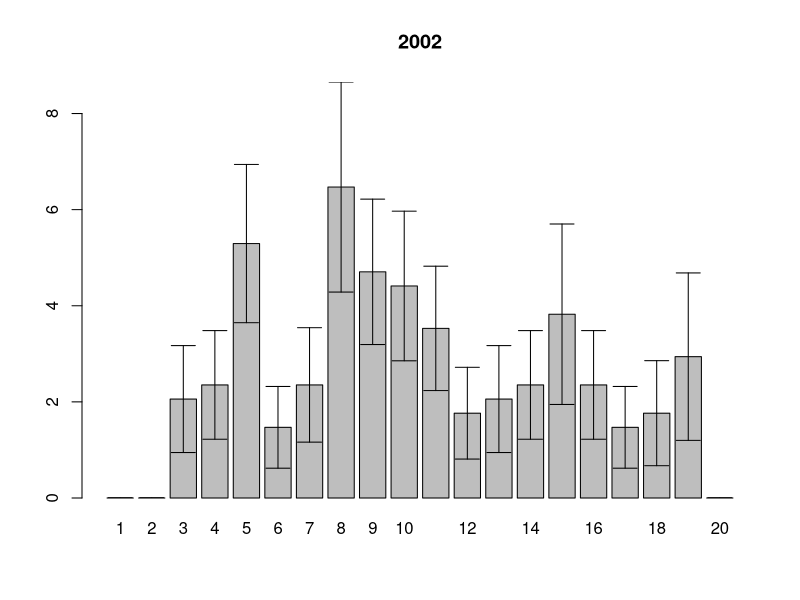
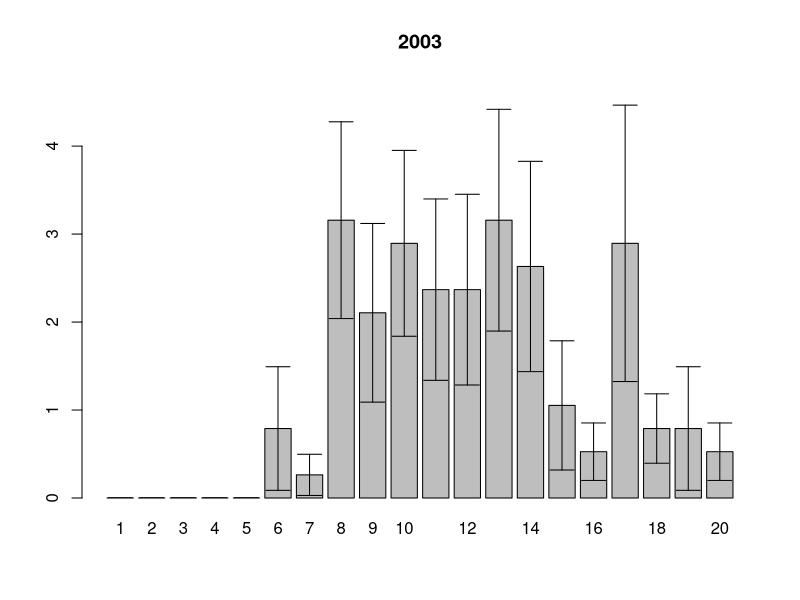
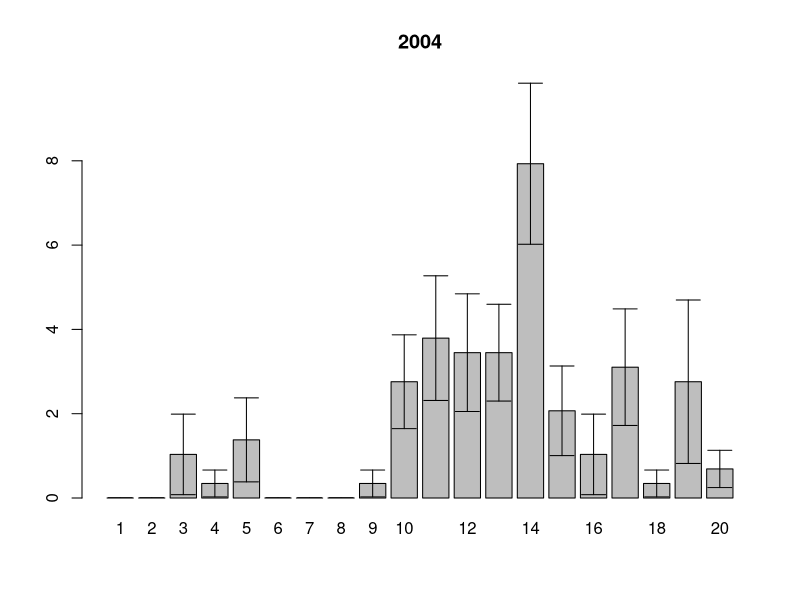
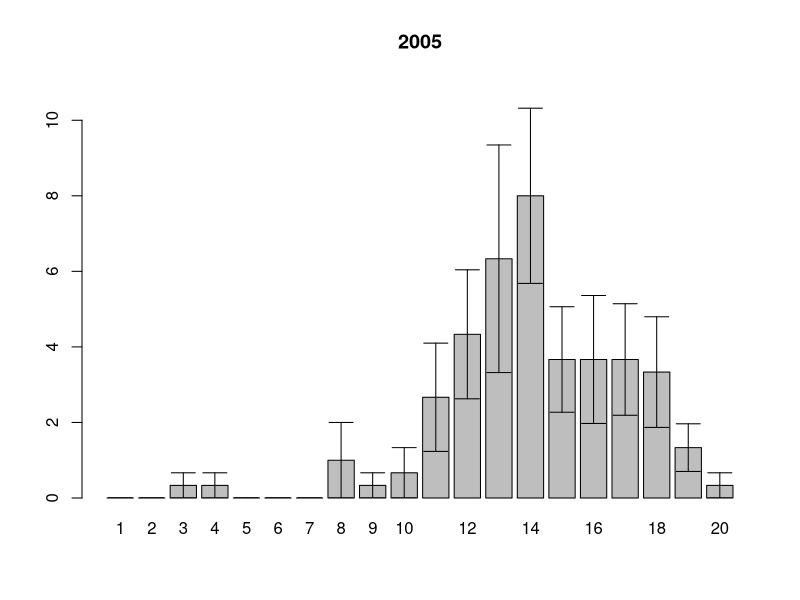
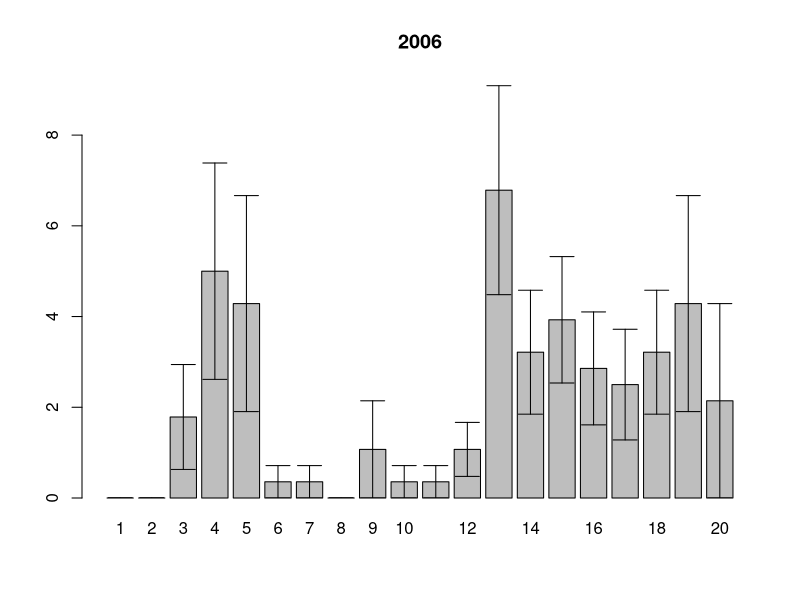
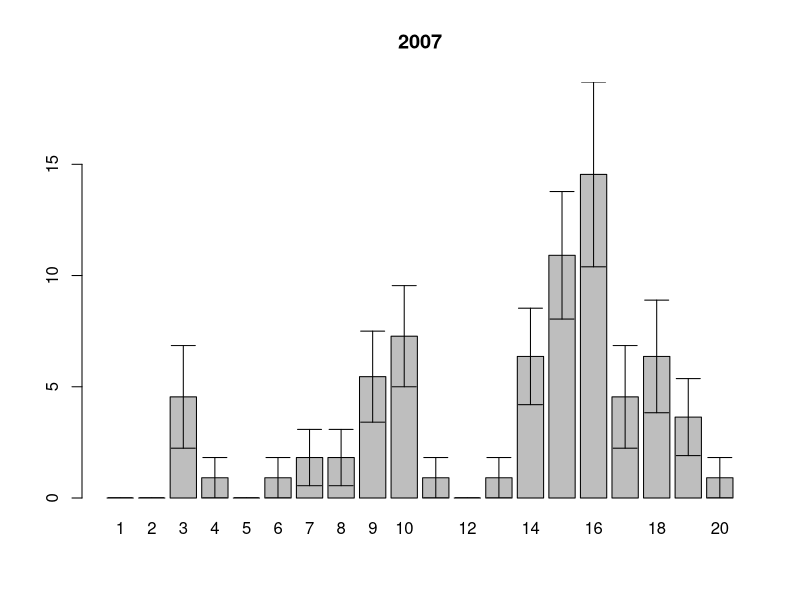
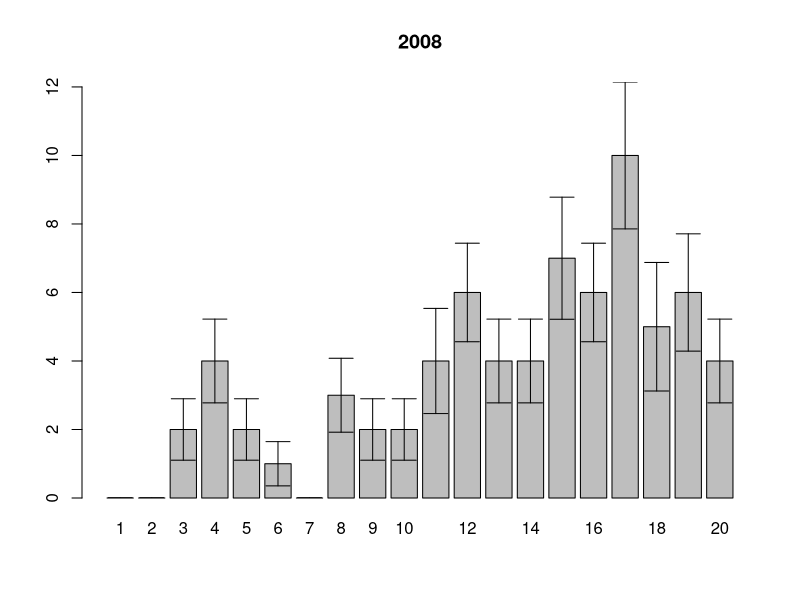
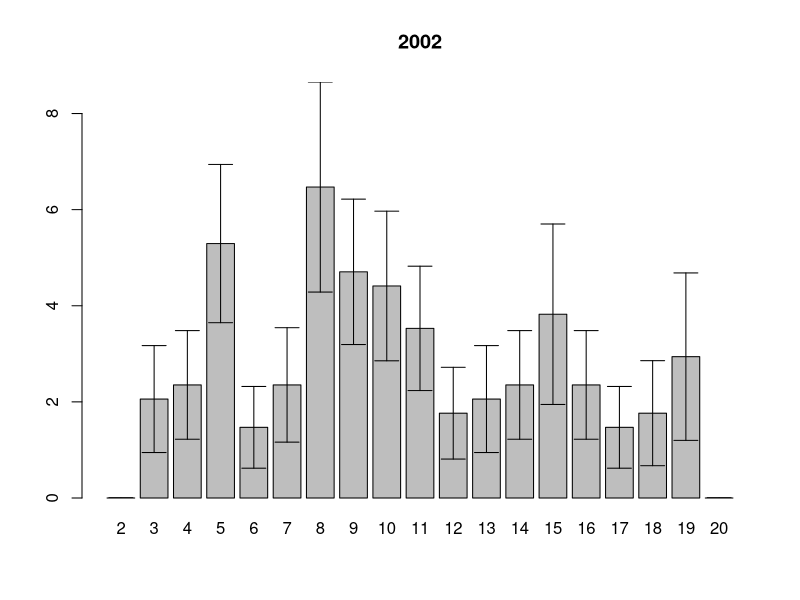

Reproduce these figures in R, in order. (Note: this script raises an error after producing the figures.)
setwd("~/Dropbox/PhD_thesis/PhD_thesis/Barenc_Sea/Dalnezeleneckaya/")
#setwd("~/note_backup_2013-04-13/PhD_thesis/White_Sea/Estuatiy_Luvenga")


ishodnik<-read.table(file="length.csv", sep=";", dec=",", head=T)
samples.names<-read.table(file="sample.csv", sep=";", dec=",", head=T)
samples.squares<-read.table(file="squares.csv", sep=";", dec=",", head=T)
attach(ishodnik)

## размерная структура суммарно по годам по горизонтам
Length.int<-cut(Length.mm, breaks=seq(0,20,1))

(size.str.table<-table(Length.int,year,sample))

size.str.df<-as.data.frame(size.str.table) # как таблица данных

#убираем те пробы которых на самом деле нету
for (i in 1:length(levels(size.str.df$year)))
{ (xxx<-size.str.df$sample[size.str.df$year==levels(size.str.df$year)[i] ]%in%
     samples.names$sample[samples.names$year==levels(size.str.df$year)[i]])
  antixxx<-as.logical(1-xxx)
  size.str.df$Freq[size.str.df$year==levels(size.str.df$year)[i]][antixxx]<-NA
}


# SUBSET - для фильтрации таблицы данных
# APPLY - кто-то из них для средней и СД по фрейму

#теперь на квадратный метр
size.str.sqmeter<-size.str.df
for (i in 1:length(levels(size.str.sqmeter$year)))
{
  size.str.sqmeter$Freq[size.str.sqmeter$year==levels(size.str.sqmeter$year)[i]]<-size.str.sqmeter$Freq[size.str.sqmeter$year==levels(size.str.sqmeter$year)[i]] * samples.squares$square[samples.squares$year==levels(size.str.sqmeter$year)[i]]
}

n.samples<-tapply(samples.names$sample,samples.names$year, length )

#subset(size.str.sqmeter,subset=size.str.sqmeter$year=="1992")

#и среднее??
# tapply выдает как резудьтат матрицу
(mean.sizestr.sqmeter<-t(tapply(size.str.sqmeter$Freq,INDEX=list(size.str.sqmeter$year, size.str.sqmeter$Length.int),FUN=mean, na.rm=T)))
mean.sqmeter.df<-as.data.frame(mean.sizestr.sqmeter)
(sd.sizestr.sqmeter<-tapply(size.str.sqmeter$Freq,INDEX=list(size.str.sqmeter$year, size.str.sqmeter$Length.int),FUN=sd, na.rm=T))

n.samples<-tapply(samples.names$sample,samples.names$year, length )

(sem.sizestr.sqmeter <-t(sd.sizestr.sqmeter/sqrt(as.vector(n.samples))))
sem.sqmeter.df<-as.data.frame(sem.sizestr.sqmeter)

##>2mm mean size structure
(mean.sizestr.sqmeter2<-mean.sizestr.sqmeter[2:20,])
mean.sqmeter.df2<-as.data.frame(mean.sizestr.sqmeter2)
(sd.sizestr.sqmeter2<-sd.sizestr.sqmeter[,2:20])

n.samples<-tapply(samples.names$sample,samples.names$year, length )

(sem.sizestr.sqmeter2<-t(sd.sizestr.sqmeter2/sqrt(as.vector(n.samples))))
sem.sqmeter.df2<-as.data.frame(sem.sizestr.sqmeter2)


length.class<-seq(1,20,1)
length.class2<-seq(2,20,1)


## size structure plot
#from R-book 
error.bars<-function(yv,z,nn){
  xv<-
    barplot(yv,ylim=c(0,(max(yv)+max(z))),names=nn)#,ylab=deparse(substitute(yv)))
  g=(max(xv)-min(xv))/50
  for (i in 1:length(xv)) {
    lines(c(xv[i],xv[i]),c(yv[i]+z[i],yv[i]-z[i]))
    lines(c(xv[i]-g,xv[i]+g),c(yv[i]+z[i], yv[i]+z[i]))
    lines(c(xv[i]-g,xv[i]+g),c(yv[i]-z[i], yv[i]-z[i]))
  }}


for (j in 1:length(colnames(mean.sizestr.sqmeter)))
{
  pdf(file=paste("DZ", colnames(mean.sizestr.sqmeter)[j], ".pdf",sep="_"))
  error.bars(yv=mean.sizestr.sqmeter[,j], nn=length.class, z=sem.sizestr.sqmeter[,j])
  title(main=colnames(mean.sizestr.sqmeter)[j], xlab="", ylab="")
  dev.off()
}

#>2mm
for (j in 1:length(colnames(mean.sizestr.sqmeter2)))
{
  pdf(file=paste("DZ2", colnames(mean.sizestr.sqmeter2)[j], ".pdf",sep="_"))
  error.bars(yv=mean.sizestr.sqmeter2[,j], nn=length.class2, z=sem.sizestr.sqmeter2[,j])
  title(main=colnames(mean.sizestr.sqmeter2)[j], xlab="", ylab="")
  dev.off()
}

##динамика обилия
(N.sqmeter<-(t(tapply(size.str.sqmeter$Freq, list(size.str.sqmeter$year, size.str.sqmeter$sample), sum))))
(N.mean.sqmeter<-colMeans(N.sqmeter, na.rm=T))
(N.sd.sqmeter<-apply(N.sqmeter, 2, sd, na.rm=T))
(N.sem.sqmeter<-N.sd.sqmeter/sqrt(n.samples))

#точность учета
(D.n<-N.sem.sqmeter/N.mean.sqmeter*100)

pdf(file="N_dynamic.pdf", family="NimbusSan") # указываем шрифт подпией
plot(y=N.mean.sqmeter, x=names(N.mean.sqmeter),pch=15, main="Эстуарий р. Лувеньги", 
     ylim=c(min(N.mean.sqmeter)-max(N.sem.sqmeter), max(N.mean.sqmeter)+max(N.sem.sqmeter)),
     xlab="год", ylab="N, экз./кв.м")
lines(seq(as.numeric(min(names(N.mean.sqmeter))),as.numeric(max(names(N.mean.sqmeter))),1), N.mean.sqmeter, pch=1, type="b")
arrows(x0=seq(as.numeric(min(names(N.mean.sqmeter))),as.numeric(max(names(N.mean.sqmeter))),1), 
       x1=seq(as.numeric(min(names(N.mean.sqmeter))),as.numeric(max(names(N.mean.sqmeter))),1),
       y0=N.mean.sqmeter-N.sem.sqmeter, y1=N.mean.sqmeter+N.sem.sqmeter, angle=90, code=3, length=0.1)
dev.off()
embedFonts("N_dynamic.pdf") #встройка шрифтов в файл

##динамика без молод ( больше 2+)
(N2.sqmeter<-(t(tapply(size.str.sqmeter$Freq[size.str.sqmeter$Length.int!="(0,1]"], 
                       list(size.str.sqmeter$year[size.str.sqmeter$Length.int!="(0,1]"],
                            size.str.sqmeter$sample[size.str.sqmeter$Length.int!="(0,1]"]), sum))))
(N2.mean.sqmeter<-colMeans(N2.sqmeter, na.rm=T))
N2.sd.sqmeter<-apply(N2.sqmeter, 2, sd, na.rm=T)
N2.sem.sqmeter<-N2.sd.sqmeter/sqrt(n.samples)
#точность учета
(D.n2<-N2.sem.sqmeter/N2.mean.sqmeter*100)

write.table(N2.mean.sqmeter, file="DZ_N2.csv", sep=";", dec=",")

pdf(file="N2_dynamic.pdf", family="NimbusSan") # указываем шрифт подпией
plot(y=N2.mean.sqmeter, x=names(N2.mean.sqmeter),pch=15, main="Эстуарий р. Лувеньги", 
     ylim=c(min(N2.mean.sqmeter)-max(N2.sem.sqmeter), max(N2.mean.sqmeter)+max(N2.sem.sqmeter)),
     xlab="год", ylab="N, экз./кв.м")
lines(seq(as.numeric(min(names(N2.mean.sqmeter))),as.numeric(max(names(N2.mean.sqmeter))),1), N2.mean.sqmeter, pch=1, type="b")
arrows(x0=seq(as.numeric(min(names(N2.mean.sqmeter))),as.numeric(max(names(N2.mean.sqmeter))),1), 
       x1=seq(as.numeric(min(names(N2.mean.sqmeter))),as.numeric(max(names(N2.mean.sqmeter))),1),
       y0=N2.mean.sqmeter-N2.sem.sqmeter, y1=N2.mean.sqmeter+N2.sem.sqmeter, angle=90, code=3, length=0.1)
dev.off()
embedFonts("N2_dynamic.pdf") #встройка шрифтов в файл
